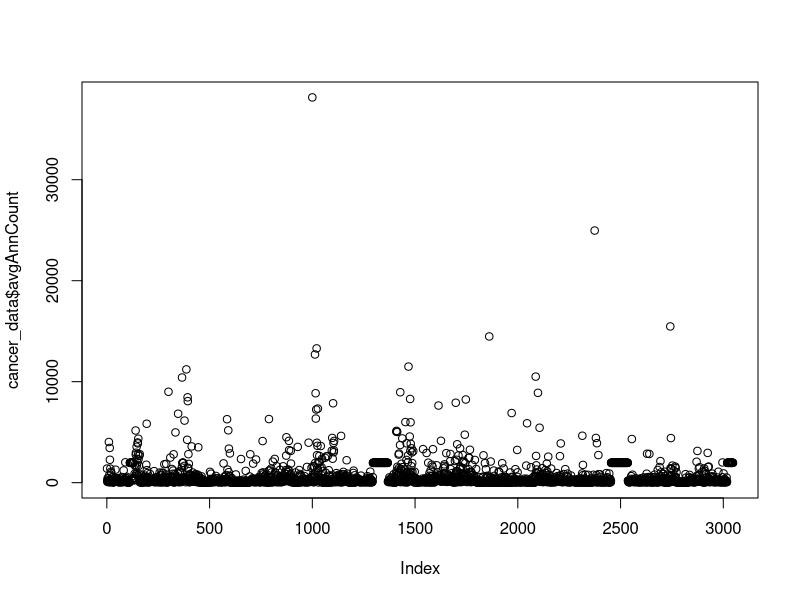
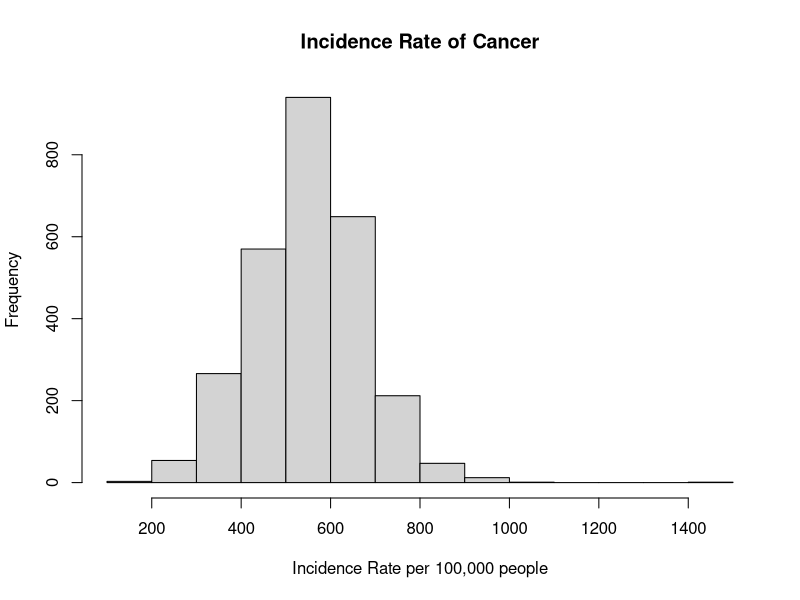
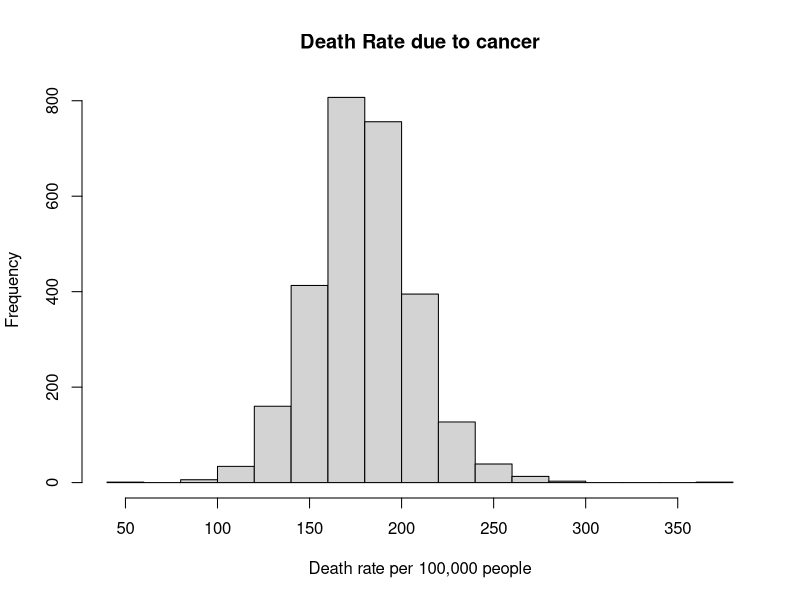
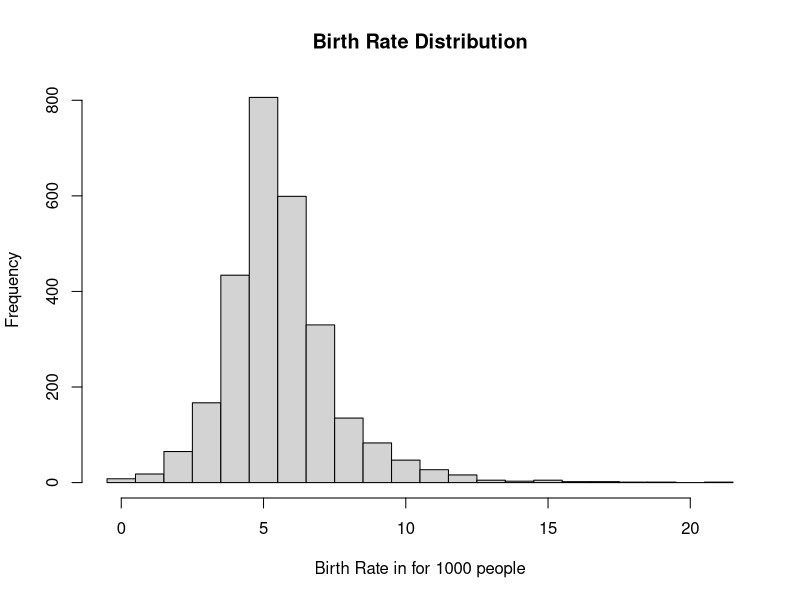
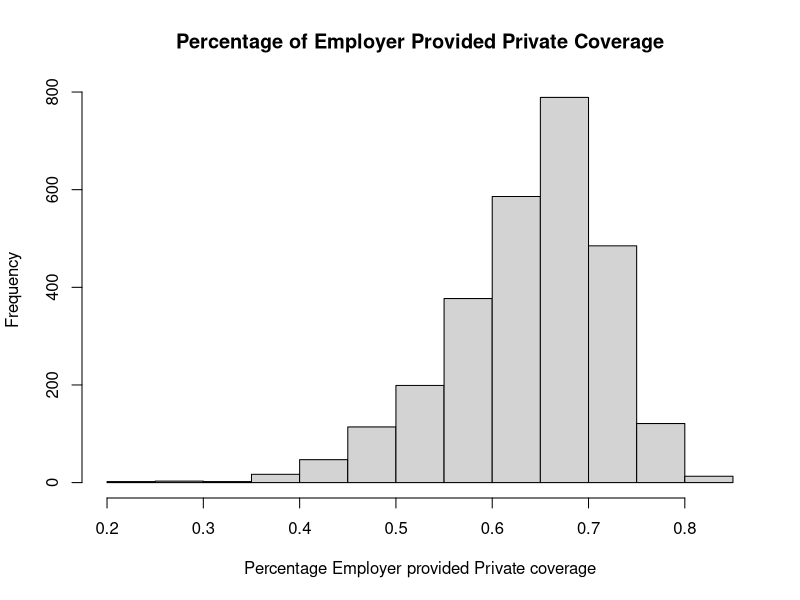
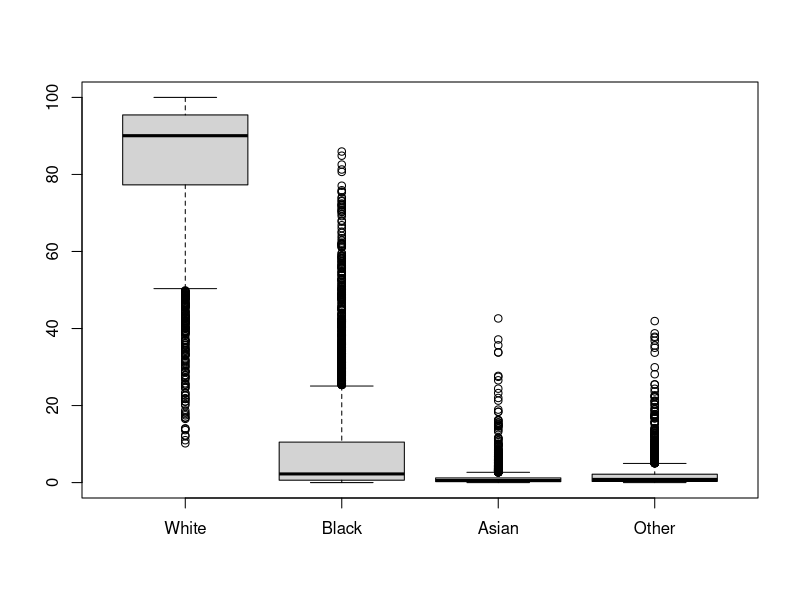
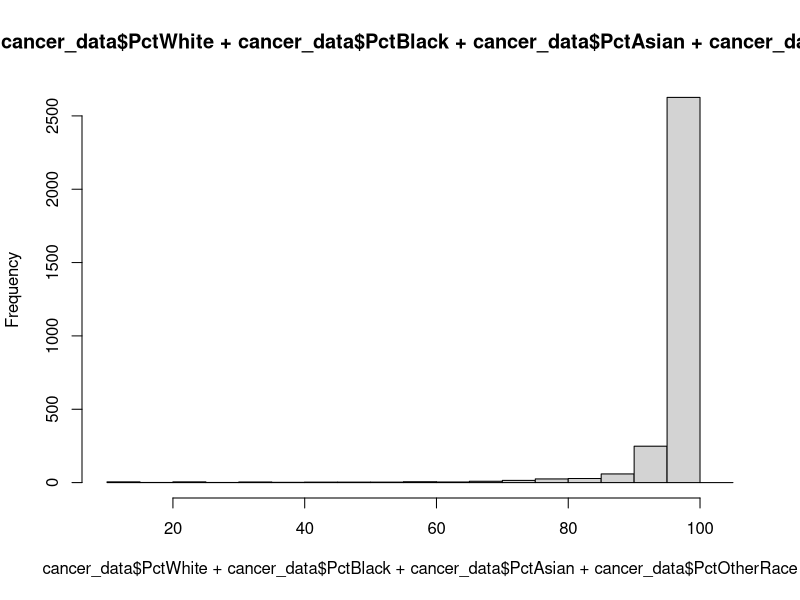
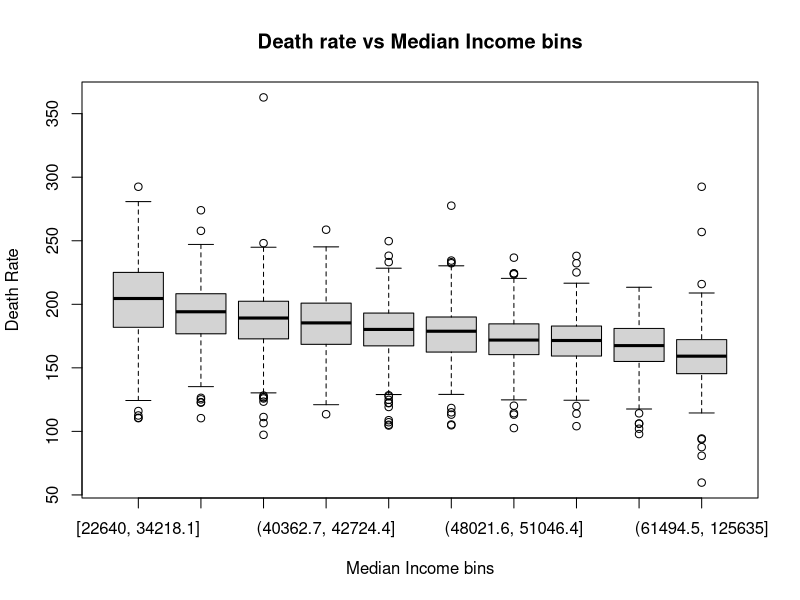

R code for these plots, in order:
## ---- chunk 1
knitr::opts_chunk$set(echo = TRUE)
knitr::opts_chunk$set(tidy=TRUE)
## ---- chunk 2
library(car)
## ---- chunk 3
cancer_data = read.csv("cancer.csv")
## ---- chunk 4
(list_of_varibles = objects(cancer_data))
## ---- chunk 5
str(cancer_data)
## ---- chunk 6
summary(cancer_data$avgAnnCount)
## ---- chunk 7
plot(cancer_data$avgAnnCount)
## ---- chunk 8
cancer_data_filter1 = cancer_data[cancer_data$avgAnnCount != 1962.667684, ]
str(cancer_data_filter1)
## ---- chunk 9
sum(cancer_data_filter1$MedianAge > 110)
sum(cancer_data_filter1$MedianAgeFemale > 110)
sum(cancer_data_filter1$MedianAgeMale > 110)
## ---- chunk 10
sum(cancer_data_filter1$AvgHouseholdSize < 0.1)
## ---- chunk 11
cancer_data_fixed = cancer_data_filter1[cancer_data_filter1$MedianAge < 110 & cancer_data_filter1$AvgHouseholdSize >=1, ]
str(cancer_data_fixed)
## ---- chunk 12
min(cancer_data$PctPublicCoverage + cancer_data$PctPrivateCoverage)
max(cancer_data$PctPublicCoverage + cancer_data$PctPrivateCoverage)
## ---- chunk 13
head(cancer_data$PctAsian + cancer_data$PctBlack + cancer_data$PctWhite + cancer_data$PctOtherRace, 25)
min(cancer_data$PctAsian + cancer_data$PctBlack + cancer_data$PctWhite + cancer_data$PctOtherRace)
max(cancer_data$PctAsian + cancer_data$PctBlack + cancer_data$PctWhite + cancer_data$PctOtherRace)
## ---- chunk 14
summary(cancer_data$PercentMarried)
summary(cancer_data$PctMarriedHouseholds)
## ---- chunk 15
summary(cancer_data$PctNoHS18_24)
summary(cancer_data$PctHS18_24)
summary(cancer_data$PctHS25_Over)
summary(cancer_data$PctSomeCol18_24)
summary(cancer_data$PctBachDeg18_24)
summary(cancer_data$PctBachDeg25_Over)
## ---- chunk 16
sum(cancer_data$PctHS18_24 < 0.01)
sum(cancer_data$PctBachDeg18_24 < 0.01)
## ---- chunk 17
summary(cancer_data$PctEmployed16_Over)
summary(cancer_data$PctUnemployed16_Over)
## ---- chunk 18
incidenceRate = 100000*cancer_data_fixed$avgAnnCount/cancer_data_fixed$popEst2015
summary(incidenceRate)
## ---- chunk 19
hist(incidenceRate, main = "Incidence Rate of Cancer", xlab = "Incidence Rate per 100,000 people")
## ---- chunk 20
summary(cancer_data_fixed$deathRate)
## ---- chunk 21
hist(cancer_data_fixed$deathRate, main = "Death Rate due to cancer", xlab = "Death rate per 100,000 people")
## ---- chunk 22
summary(cancer_data_fixed$BirthRate)
## ---- chunk 23
hist(cancer_data_fixed$BirthRate, main = "Birth Rate Distribution", breaks = 0:22 - 0.5, xlab = "Birth Rate in for 1000 people")
## ---- chunk 24
hist(cancer_data_fixed$PctEmpPrivCoverage / cancer_data_fixed$PctPrivateCoverage,
     main = "Percentage of Employer Provided Private Coverage", 
     xlab = "Percentage Employer provided Private coverage")
## ---- chunk 25
boxplot(cancer_data$PctWhite, cancer_data$PctBlack, cancer_data$PctAsian, cancer_data$PctOtherRace, names = c("White", "Black", "Asian", "Other"))

hist(cancer_data$PctWhite + cancer_data$PctBlack + cancer_data$PctAsian + cancer_data$PctOtherRace)
## ---- chunk 26
summary(cancer_data_fixed$medIncome)
summary(cancer_data_fixed$binnedInc)
## ---- chunk 27
cancer_data_fixed$binnedInc = factor(cancer_data_fixed$binnedInc, c("[22640, 34218.1]","(34218.1, 37413.8]","(37413.8, 40362.7]","(40362.7, 42724.4]","(42724.4, 45201]","(45201, 48021.6]","(48021.6, 51046.4]","(51046.4, 54545.6]","(54545.6, 61494.5]","(61494.5, 125635]"))
## ---- chunk 28
cor(incidenceRate, cancer_data_fixed$deathRate)
## ---- chunk 29
cor(cancer_data_fixed$deathRate, cancer_data_fixed$medIncome)
## ---- chunk 30
boxplot(deathRate ~ binnedInc, data = cancer_data_fixed, 
        main = "Death rate vs Median Income bins",
        xlab = "Median Income bins",
        ylab = "Death Rate")
## ---- chunk 31
cor(cancer_data_fixed$povertyPercent, cancer_data_fixed$deathRate)
## ---- chunk 32
cor(cancer_data_fixed$medIncome, cancer_data_fixed$povertyPercent)
## ---- chunk 33
cor(cancer_data_fixed$deathRate, cancer_data_fixed$PctPrivateCoverage)
## ---- chunk 34
plot (~ jitter(PctPrivateCoverage,2) + jitter(deathRate,2), data = cancer_data_fixed)
abline(lm(cancer_data_fixed$deathRate ~ cancer_data_fixed$PctPrivateCoverage))
## ---- chunk 35
cor(cancer_data_fixed$deathRate, cancer_data_fixed$PctPublicCoverage)
## ---- chunk 36
plot (~ jitter(PctPublicCoverage,2) + jitter(deathRate,2), data = cancer_data_fixed)
abline(lm(cancer_data_fixed$deathRate ~ cancer_data_fixed$PctPublicCoverage))
## ---- chunk 37
cor(incidenceRate, cancer_data_fixed$MedianAge)
## ---- chunk 38
cor(cancer_data_fixed$deathRate, cancer_data_fixed$MedianAge)
## ---- chunk 39
plot(~ cancer_data_fixed$MedianAge+cancer_data_fixed$PctPrivateCoverage, 
     xlab = "Age", 
     ylab = "Pct Private Coverage" )
abline(lm(cancer_data_fixed$PctPrivateCoverage ~ cancer_data_fixed$MedianAge), 
       xlab = "Age", 
       ylab = "Pct Private Coverage")
## ---- chunk 40
cor(cancer_data_fixed$povertyPercent, cancer_data_fixed$PctBlack)
cor(cancer_data_fixed$povertyPercent, cancer_data_fixed$PctWhite)
cor(cancer_data_fixed$povertyPercent, cancer_data_fixed$PctAsian)
cor(cancer_data_fixed$povertyPercent, cancer_data_fixed$PctOtherRace)
## ---- chunk 41
cor(cancer_data_fixed$deathRate, cancer_data_fixed$PctBlack)
cor(cancer_data_fixed$deathRate, cancer_data_fixed$PctWhite)
cor(cancer_data_fixed$deathRate, cancer_data_fixed$PctAsian)
cor(cancer_data_fixed$deathRate, cancer_data_fixed$PctOtherRace)
## ---- chunk 42
cor(incidenceRate, cancer_data_fixed$PctBlack)
cor(incidenceRate, cancer_data_fixed$PctWhite)
cor(incidenceRate, cancer_data_fixed$PctAsian)
cor(incidenceRate, cancer_data_fixed$PctOtherRace)
## ---- chunk 43
scatterplotMatrix(~ cancer_data_fixed$povertyPercent + cancer_data_fixed$PctPrivateCoverage + cancer_data_fixed$PctPublicCoverage)
## ---- chunk 44
cor(cancer_data_fixed$deathRate, cancer_data_fixed$PctBachDeg25_Over)
cor(cancer_data_fixed$deathRate, cancer_data_fixed$PctHS25_Over)
## ---- chunk 45
cor(cancer_data_fixed$PctEmployed16_Over, cancer_data_fixed$PctBachDeg25_Over, use = "complete.obs")
cor(cancer_data_fixed$PctEmployed16_Over, cancer_data_fixed$PctHS25_Over, use = "complete.obs")
## ---- chunk 46
cor(cancer_data_fixed$PctMarriedHouseholds, cancer_data_fixed$PctPrivateCoverage)
cor(cancer_data_fixed$PctMarriedHouseholds, cancer_data_fixed$PctPublicCoverage)
## ---- chunk 47
boxplot(PctMarriedHouseholds ~ binnedInc, data = cancer_data_fixed, 
        main = "Married Households vs Median Income bins",
        xlab = "Median Income bins",
        ylab = "Married Households")
## ---- chunk 48
cor(cancer_data_fixed$deathRate, cancer_data_fixed$PctMarriedHouseholds)
## ---- chunk 49
summary(cancer_data_fixed$AvgHouseholdSize)
## ---- chunk 50
HouseholdSize_bin = cut(cancer_data_fixed$AvgHouseholdSize, breaks = c(1, 2, 3, 4, Inf))
boxplot( deathRate ~ HouseholdSize_bin , data = cancer_data_fixed,
        main = "Death rate vs Average Household size",
        xlab = "Average Household Size",
        ylab = "Death Rate")
## ---- chunk 51
boxplot(AvgHouseholdSize ~ binnedInc, data = cancer_data_fixed, 
        main = "Average household size vs Median Income bins",
        xlab = "Median Income bins",
        ylab = "Average household size")
